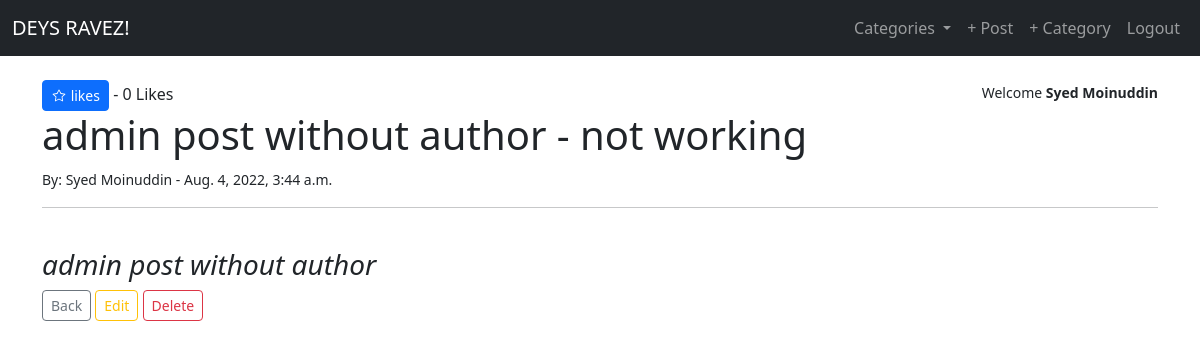
The app's page /post/19 (signed in) with its own data.
### zblog/models.py (models this page shows, shortened)
class Post(models.Model):
    title = models.CharField(max_length=600)
    title_tag = models.CharField(max_length=600) #,default="DEYS RAVEZ!"
    author = models.ForeignKey(User, on_delete=models.CASCADE)
    body=models.TextField()
    updated_date = models.DateTimeField(auto_now_add=True)
    category = models.CharField(max_length=255, default='coding')
    likes = models.ManyToManyField(User, related_name='blog_posts')
    def total_likes(self):
        return self.likes.count()

### zblog/views.py (the view)
# urls.py: path('post/<int:pk>', views.PostDetailView.as_view(), name="detail"),
class PostDetailView(DetailView):
    model = Post
    template_name = 'post_detail.html'
    def get_context_data(self, *args, **kwargs):
        cat_menu=Category.objects.all()
        stuff=get_object_or_404(Post, id=self.kwargs['pk'])
        total_likes=stuff.total_likes()
        context = super(PostDetailView, self).get_context_data(*args, **kwargs)
        context["cat_menu"]=cat_menu
        context["total_likes"]=total_likes
        return context

### zblog/models.py (called while the page is built)
    def __str__(self):
        return self.name

### zblog/templates/post_detail.html (shortened to what this page needs)
{% extends 'base.html' %}
{% block content %}
<form action="{% url 'like' post.pk %}" method="POST">{% csrf_token %}
    <button class="btn btn-sm btn-primary" type="submit" name="post_id" value="{{post.id}}">
           likes
    </button> - {{total_likes}} Likes
</form>
    <h1>{{post.title}}</h1>
    <small>By: {{post.author.first_name}} {{post.author.last_name}} - {{post.updated_date}} </small>
    <hr><br>
    <h3><i>{{post.body|safe}}</i></h3>
    <a href="{% url 'home' %}" class="btn btn-sm btn-outline-secondary">Back</a>
    {% if user.is_authenticated %}
    {% if user.id == post.author.id %}
        <a href="{% url 'updatepost' post.pk %}" class="btn btn-sm btn-outline-warning">Edit</a>
        <a href="{% url 'deletepost' post.pk %}" class="btn btn-sm btn-outline-danger">Delete</a>
        {% endif %}
    {% endif %}
{% endblock %}

### zblog/templates/base.html (shortened to what this page needs)
<!doctype html>
<html lang="en">
<head>
    <link href="https://cdn.jsdelivr.net/npm/bootstrap@5.2.0/dist/css/bootstrap.min.css" rel="stylesheet"
>
</head>
<body>
    <nav class="navbar navbar-expand-lg navbar-dark bg-dark">
        <div class="container-fluid">
          <a class="navbar-brand" href="{% url 'home' %}">DEYS RAVEZ!</a>
          <div class="collapse navbar-collapse" id="navbarSupportedContent">
            <ul class="navbar-nav ms-auto mb-2 mb-lg-0">
              {% if user.is_authenticated %}
              {% if cat_menu %}
                <li class="nav-item dropdown">
                  <a class="nav-link dropdown-toggle" href="#" role="button" data-bs-toggle="dropdown" aria-expanded="false">
                    Categories
                  </a>
                </li>
                {% else %}
                <li class="nav-item">
                  <a class="nav-link" href="{% url 'categorylist' %}">Categories</a>
                </li>
                {% endif %}
                <li class="nav-item">
                  <a class="nav-link" href="{% url 'addpost' %}">+ Post</a>
                </li>
                <li class="nav-item">
                  <a class="nav-link" href="{% url 'addcategory' %}">+ Category</a>
                </li>
                <li class="nav-item">
                  <a class="nav-link" href="{% url 'logout' %}">Logout</a>
                </li>
              {% endif %}
            </ul>
          </div>
        </div>
      </nav>
    <br>
    <div class="container">
      {% if user.is_authenticated %}
     <div style="float: right;">
      <small>Welcome <strong>{{user.first_name}} {{user.last_name}}</strong></small>
     </div>
      {% endif %}
        {% block content %}
        {% endblock %}
    </div>
</body>
</html>

### records on screen
Post: title "admin post without author - not working", author.first_name "Syed", author.last_name "Moinuddin", updated_date "Aug. 4, 2022, 3:44 a.m.", body "admin post without author"

### other values on screen
{{ user.first_name }} "Syed"
{{ user.last_name }} "Moinuddin"
{{ total_likes }} "0"
